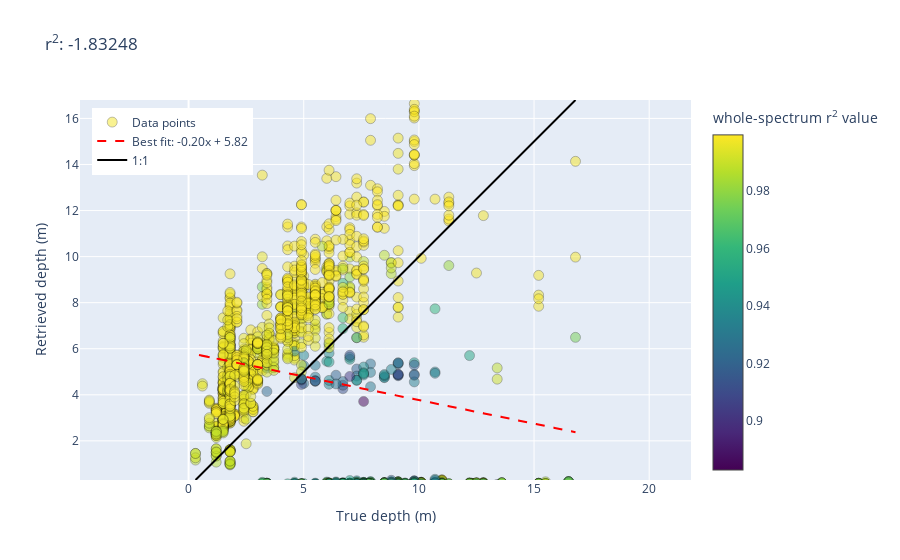

The code cell stored with this chart in its notebook:
### Code cell
# Create a scatter plot of retrieved vs actual depth
scatter = go.Scatter(
    x=validation_data.Depth,
    y=fits.H,
    mode='markers',
    marker=dict(
        size=10,
        color=fits.r2,
        colorscale='Viridis',
        showscale=True,
        colorbar=dict(title="whole-spectrum r<sup>2</sup> value"),
        line=dict(width=0.5, color='#000000'),
        opacity=0.5,
        # assign hover labels the respective values in validation_data
      ),
        name='Data points',
        hovertext=[f"K: {K:.2f}, bb: {bb:.2f}, r<sup>2</sup>: {r2:.5f}, sa: {sa:.5f}, sample: {i}" for K, bb, r2, sa, i in zip(fits.K, fits.bb, fits.r2, fits.spectral_angle, fits.index)],
    # hoverinfo="text"
)

p = np.polyfit(validation_data.Depth, fits.H, 1)
pred = np.polyval(p, validation_data.Depth)
# THIS LOOKS WRONG
best_fit_line = go.Scatter(
    x=validation_data.Depth,
    y=pred,
    mode='lines',
    line=dict(color='red', dash='dash'),
    name=f"Best fit: {p[0]:.2f}x + {p[1]:.2f}",
)
one_to_one_line = go.Scatter(
    x=[min(validation_data.Depth), max(validation_data.Depth)],
    y=[min(validation_data.Depth), max(validation_data.Depth)],
    mode='lines',
    line=dict(color='black'),
    name='1:1'
)

plot = True
if plot:
    fig = make_subplots()
    fig.add_trace(scatter)
    fig.add_trace(best_fit_line)
    fig.add_trace(one_to_one_line)

    # Update layout
    fig.update_layout(
        title=f"r<sup>2</sup>: {r2_score(validation_data.Depth, fits.H):.5f}",
        xaxis_title="True depth (m)",
        yaxis_title="Retrieved depth (m)",
        xaxis=dict(range=[min(validation_data.Depth), max(validation_data.Depth)], scaleanchor='y', scaleratio=1),
        yaxis=dict(range=[min(validation_data.Depth), max(validation_data.Depth)], scaleanchor='x', scaleratio=1),
        legend=dict(x=0.02, y=0.98),   
    )

    fig.update_yaxes(
        scaleanchor='x',
        scaleratio=1,
    )

    # show the figure
    fig.show()

### Figure 1 — Plotly figure (JSON) as saved in the notebook; plotly's stock layout.template omitted (floating-point values rounded to 4 significant figures; data arrays with more than 128 entries replaced by an {"elided": "..."} marker saying what was removed)
{"data": [{"hovertext": {"elided": "1938 str values"}, "marker": {"color": {"elided": "1938 float values"}, "colorbar": {"title": {"text": "whole-spectrum r<sup>2</sup> value"}}, "colorscale": [[0, "#440154"], [0.1111, "#482878"], [0.2222, "#3e4989"], [0.3333, "#31688e"], [0.4444, "#26828e"], [0.5556, "#1f9e89"], [0.6667, "#35b779"], [0.7778, "#6ece58"], [0.8889, "#b5de2b"], [1, "#fde725"]], "line": {"color": "#000000", "width": 0.5}, "opacity": 0.5, "showscale": true, "size": 10}, "mode": "markers", "name": "Data points", "type": "scatter", "x": {"elided": "1938 float values"}, "y": {"elided": "1938 float values"}}, {"line": {"color": "red", "dash": "dash"}, "mode": "lines", "name": "Best fit: -0.20x + 5.82", "type": "scatter", "x": {"elided": "1938 float values"}, "y": {"elided": "1938 float values"}}, {"line": {"color": "black"}, "mode": "lines", "name": "1:1", "type": "scatter", "x": [0.3, 16.8], "y": [0.3, 16.8]}], "layout": {"legend": {"x": 0.02, "y": 0.98}, "title": {"text": "r<sup>2</sup>: -1.83248"}, "xaxis": {"anchor": "y", "domain": [0, 1], "range": [0.3, 16.8], "scaleanchor": "y", "scaleratio": 1, "title": {"text": "True depth (m)"}}, "yaxis": {"anchor": "x", "domain": [0, 1], "range": [0.3, 16.8], "scaleanchor": "x", "scaleratio": 1, "title": {"text": "Retrieved depth (m)"}}}}
